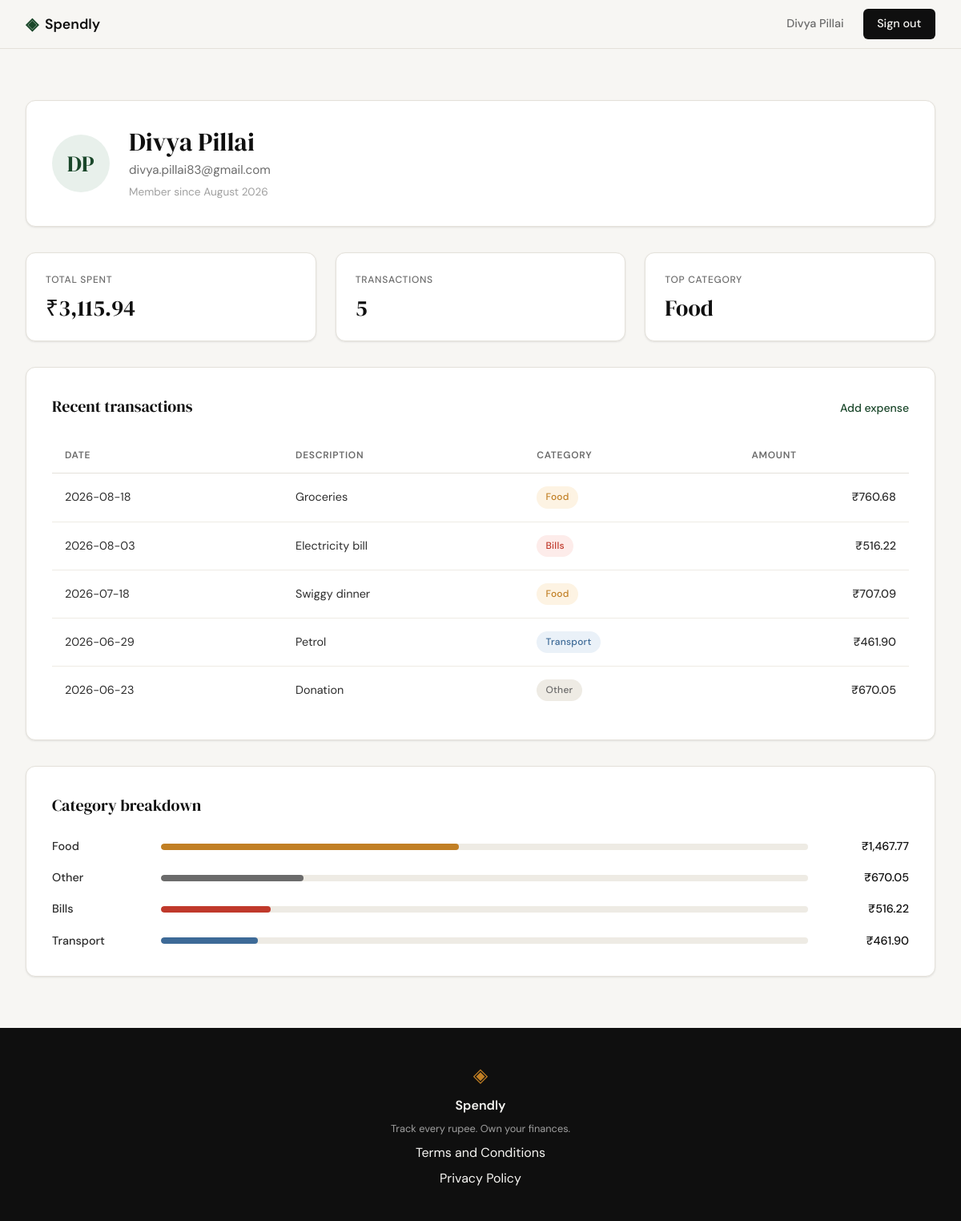
Screenshot of /profile (signed in) with the database file from the repository.
### tables this page shows
CREATE TABLE users (
                id INTEGER PRIMARY KEY AUTOINCREMENT,
                name TEXT NOT NULL,
                email TEXT UNIQUE NOT NULL,
                password_hash TEXT NOT NULL,
                created_at TEXT DEFAULT (datetime('now'))
            );

CREATE TABLE expenses (
                id INTEGER PRIMARY KEY AUTOINCREMENT,
                user_id INTEGER NOT NULL,
                amount REAL NOT NULL,
                category TEXT NOT NULL,
                date TEXT NOT NULL,
                description TEXT,
                created_at TEXT DEFAULT (datetime('now')),
                FOREIGN KEY (user_id) REFERENCES users(id)
            );

### app.py (the view)
@app.route("/profile")
def profile():
    if not session.get("user_id"):
        return redirect(url_for("login"))
    user_id = session["user_id"]
    user = get_user_by_id(user_id)
    if user is None:
        session.clear()
        return redirect(url_for("login"))
    user["initials"] = _initials_from_name(user["name"])
    stats = get_summary_stats(user_id)
    transactions = [
        {**tx, "category_slug": CATEGORY_SLUGS.get(tx["category"], "other")}
        for tx in get_recent_transactions(user_id, limit=None)
    ]
    category_breakdown = [
        {
            "name": row["name"],
            "slug": CATEGORY_SLUGS.get(row["name"], "other"),
            "total": row["amount"],
            "percent": row["pct"],
        }
        for row in get_category_breakdown(user_id)
    ]
    return render_template(
        "profile.html",
        user=user,
        stats=stats,
        transactions=transactions,
        category_breakdown=category_breakdown,
    )

### app.py (called while the page is built)
def _initials_from_name(name):
    if not name or not name.strip():
        return "?"
    parts = name.split()
    if len(parts) == 1:
        return parts[0][0].upper()
    return (parts[0][0] + parts[-1][0]).upper()

### database/db.py (called while the page is built)
def get_db():
    conn = sqlite3.connect(DB_PATH)
    conn.row_factory = sqlite3.Row
    conn.execute("PRAGMA foreign_keys = ON")
    return conn

### database/queries.py (called while the page is built)
def get_user_by_id(user_id):
    conn = get_db()
    try:
        row = conn.execute(
            "SELECT name, email, created_at FROM users WHERE id = ?",
            (user_id,),
        ).fetchone()
        if row is None:
            return None
        created_at = row["created_at"]
        try:
            member_since = datetime.strptime(
                created_at, "%Y-%m-%d %H:%M:%S"
            ).strftime("%B %Y")
        except (ValueError, TypeError):
            member_since = created_at
        return {
            "name": row["name"],
            "email": row["email"],
            "member_since": member_since,
        }
    finally:
        conn.close()

def get_summary_stats(user_id):
    conn = get_db()
    try:
        total, count = conn.execute(
            "SELECT COALESCE(SUM(amount), 0), COUNT(*) FROM expenses WHERE user_id = ?",
            (user_id,),
        ).fetchone()
        if count == 0:
            return {"total_spent": 0, "transaction_count": 0, "top_category": "—"}
        top_row = conn.execute(
            "SELECT category FROM expenses WHERE user_id = ? "
            "GROUP BY category ORDER BY SUM(amount) DESC LIMIT 1",
            (user_id,),
        ).fetchone()
        top_category = top_row["category"] if top_row else "—"
        return {
            "total_spent": float(total),
            "transaction_count": int(count),
            "top_category": top_category,
        }
    finally:
        conn.close()

### templates/profile.html (shortened to what this page needs)
{% extends "base.html" %}
{% block head %}
<link rel="stylesheet" href="{{ url_for('static', filename='css/profile.css') }}">
{% endblock %}
{% block content %}
<section class="profile-page">
    <div class="profile-inner">
        <header class="profile-card profile-user-card">
            <div class="profile-avatar" aria-hidden="true">{{ user.initials }}</div>
            <div class="profile-identity">
                <h1 class="profile-name">{{ user.name }}</h1>
                <p class="profile-email">{{ user.email }}</p>
                <p class="profile-meta">Member since {{ user.member_since }}</p>
            </div>
        </header>
        <section class="stats-grid" aria-label="Spending summary">
            <div class="stat-card">
                <span class="stat-label">Total spent</span>
                <span class="stat-value">₹{{ '{:,.2f}'.format(stats.total_spent) }}</span>
            </div>
            <div class="stat-card">
                <span class="stat-label">Transactions</span>
                <span class="stat-value">{{ stats.transaction_count }}</span>
            </div>
            <div class="stat-card">
                <span class="stat-label">Top category</span>
                <span class="stat-value">{{ stats.top_category }}</span>
            </div>
        </section>
        <section class="profile-card">
            <div class="profile-card-header">
                <h2 class="profile-card-title">Recent transactions</h2>
                <a href="{{ url_for('add_expense') }}" class="profile-card-action">Add expense</a>
            </div>
            <div class="profile-table-wrap">
                <table class="profile-table">
                    <thead>
                        <tr>
                            <th scope="col">Date</th>
                            <th scope="col">Description</th>
                            <th scope="col">Category</th>
                            <th scope="col" class="col-amount">Amount</th>
                        </tr>
                    </thead>
                    <tbody>
                        {% for tx in transactions %}
                        <tr>
                            <td>{{ tx.date }}</td>
                            <td>{{ tx.description }}</td>
                            <td>
                                <span class="category-badge category-badge--{{ tx.category_slug }}">
                                    {{ tx.category }}
                                </span>
                            </td>
                            <td class="col-amount">₹{{ '{:,.2f}'.format(tx.amount) }}</td>
                        </tr>
                        {% endfor %}
                    </tbody>
                </table>
            </div>
        </section>
        <section class="profile-card">
            <div class="profile-card-header">
                <h2 class="profile-card-title">Category breakdown</h2>
            </div>
            <ul class="category-breakdown">
                {% for cat in category_breakdown %}
                <li class="category-row">
                    <span class="category-row-name">{{ cat.name }}</span>
                    <div class="category-row-track" aria-hidden="true">
                        <div class="category-row-fill category-row-fill--{{ cat.slug }}"
                             style="width: {{ cat.percent }}%"></div>
                    </div>
                    <span class="category-row-amount">₹{{ '{:,.2f}'.format(cat.total) }}</span>
                </li>
                {% endfor %}
            </ul>
        </section>
    </div>
</section>
{% endblock %}

### templates/base.html (shortened to what this page needs)
<!DOCTYPE html>
<html lang="en">
<head>
    <link rel="stylesheet" href="{{ url_for('static', filename='css/style.css') }}">
    {% block head %}{% endblock %}
</head>
<body>
    <nav class="navbar">
        <div class="nav-inner">
            <a href="{{ url_for('landing') }}" class="nav-brand">
                <span class="brand-icon">◈</span>
                <span class="brand-name">Spendly</span>
            </a>
            <div class="nav-links">
                {% if session.get('user_id') %}
                <a href="{{ url_for('profile') }}">{{ session.get('user_name') }}</a>
                <a href="{{ url_for('logout') }}" class="nav-cta">Sign out</a>
                {% else %}
                <a href="{{ url_for('login') }}">Sign in</a>
                <a href="{{ url_for('register') }}" class="nav-cta">Get started</a>
                {% endif %}
            </div>
        </div>
    </nav>
    <main class="main-content">
        {% block content %}{% endblock %}
    </main>
    <footer class="footer">
        <div class="footer-inner">
            <span class="brand-icon">◈</span>
            <span class="footer-name">Spendly</span>
            <p class="footer-copy">Track every rupee. Own your finances.</p>
            <a href="{{ url_for('terms') }}">Terms and Conditions</a>
            <a href="{{ url_for('privacy') }}">Privacy Policy</a>
        </div>
    </footer>
</body>
</html>

### static/css/style.css (style rules this page uses)
:root { --ink: #0f0f0f; --ink-soft: #2d2d2d; --ink-muted: #6b6b6b; --ink-faint: #a0a0a0; --paper: #f7f6f3; --paper-warm: #f0ede6; --paper-card: #ffffff; --accent: #1a472a; --accent-light: #e8f0eb; --accent-2: #c17f24; --accent-2-light: #fdf3e3; --danger: #c0392b; --danger-light: #fdecea; --border: #e4e1da; --border-soft: #eeebe4; --font-display: 'DM Serif Display', Georgia, serif; --font-body: 'DM Sans', system-ui, sans-serif; --max-width: 1200px; --auth-width: 440px; --radius-sm: 6px; --radius-md: 12px; --radius-lg: 20px; --cat-food-bg: var(--accent-2-light); --cat-food-ink: var(--accent-2); --cat-bills-bg: var(--danger-light); --cat-bills-ink: var(--danger); --cat-other-bg: var(--border-soft); --cat-other-ink: var(--ink-muted); --cat-health-bg: #e7f2ee; --cat-health-ink: #2f7a5b; --cat-transport-bg: #eaf1f8; --cat-transport-ink: #3d6a97; --cat-shopping-bg: #f4ecdf; --cat-shopping-ink: #a06a2b; --cat-entertainment-bg: #f2ebf1; --cat-entertainment-ink:#8b5e83; }
*, *::before, *::after { box-sizing: border-box; margin: 0; padding: 0; }
html { font-size: 16px; scroll-behavior: smooth; }
body { background: var(--paper); color: var(--ink); font-family: var(--font-body); font-size: 1rem; line-height: 1.6; -webkit-font-smoothing: antialiased; }
a { color: inherit; text-decoration: none; }
.navbar { position: sticky; top: 0; z-index: 100; background: var(--paper); border-bottom: 1px solid var(--border); padding: 0 2rem; }
.nav-inner { max-width: var(--max-width); margin: 0 auto; height: 60px; display: flex; align-items: center; justify-content: space-between; }
.nav-brand { display: flex; align-items: center; gap: 0.5rem; font-family: var(--font-body); font-weight: 600; font-size: 1.1rem; color: var(--ink); }
.brand-icon { color: var(--accent); font-size: 1.3rem; }
.brand-name { color: var(--ink); }
.nav-links { display: flex; align-items: center; gap: 1.5rem; font-size: 0.9rem; font-weight: 500; }
.nav-links a { color: var(--ink-muted); transition: color 0.2s; }
.nav-cta { background: var(--ink) !important; color: var(--paper) !important; padding: 0.45rem 1.1rem; border-radius: var(--radius-sm); transition: background 0.2s !important; }
.main-content { min-height: calc(100vh - 60px - 100px); }
.footer { background: var(--ink); color: var(--paper); padding: 2.5rem 2rem; text-align: center; }
.footer-inner { display: flex; flex-direction: column; align-items: center; gap: 0.4rem; }
.footer .brand-icon { color: var(--accent-2); font-size: 1.5rem; }
.footer-name { font-weight: 600; font-size: 1rem; }
.footer-copy { font-size: 0.8rem; color: var(--ink-faint); }

### rows the page displays
users: get "Divya Pillai", name "Divya Pillai", email "divya.pillai83@gmail.com"
expenses: date "2026-08-18", description "Groceries", category "Food", amount "760.68"
expenses: date "2026-08-03", description "Electricity bill", category "Bills", amount "516.22", name "Bills", {{ cat.percent }} 17 (drawn), total "516.22"
expenses: date "2026-07-18", description "Swiggy dinner", category "Food", amount "707.09"
expenses: date "2026-06-29", description "Petrol", category "Transport", amount "461.90", name "Transport", {{ cat.percent }} 15 (drawn), total "461.90"
expenses: date "2026-06-23", description "Donation", category "Other", amount "670.05", name "Other", {{ cat.percent }} 22 (drawn), total "670.05"

### other values shown
{{ user.initials }} "DP"
{{ user.member_since }} "August 2026"
{{ '{:,.2f}'.format(stats.total_spent) }} "3,115.94"
{{ stats.transaction_count }} "5"
{{ stats.top_category }} "Food"
{{ cat.name }} "Food"
{{ '{:,.2f}'.format(cat.total) }} "1,467.77"
